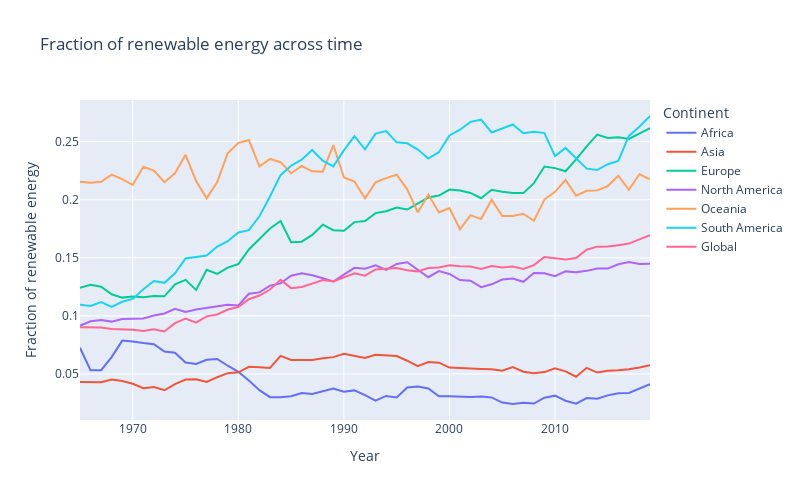

Notebook cell for this chart:
### Code cell
fig = px.line(plot_data, 
    x="Year", y="Fraction of Low-carbon energy per capita", 
    color="Continent", width=800, height=500, 
    title="Fraction of renewable energy across time", 
    labels={"Year": "Year", "Fraction of Low-carbon energy per capita": "Fraction of renewable energy"})
fig.show()
